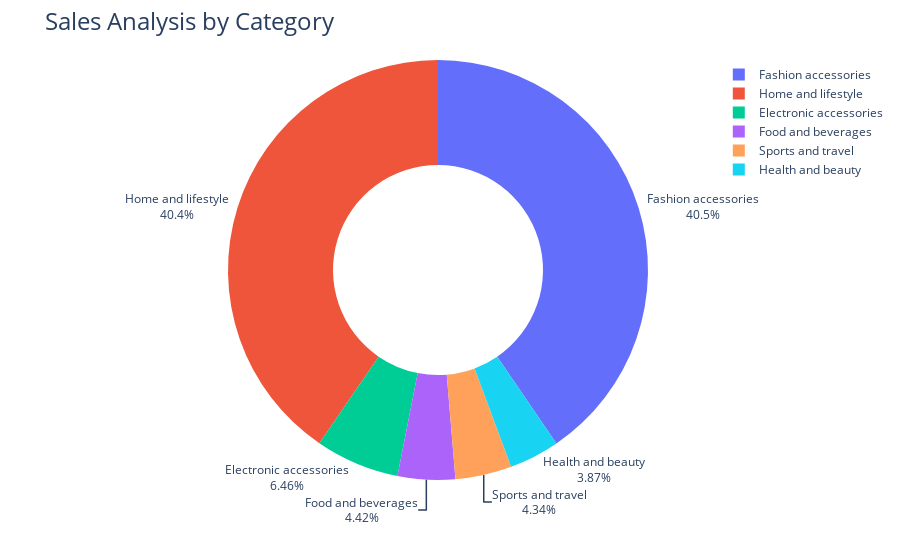

Source (notebook cell):
### Code cell
fig=px.pie(sales_by_category, values="Sales",names="category", hole=0.5)
fig.update_traces(textposition="outside",textinfo="percent+label")
fig.update_layout(title_text="Sales Analysis by Category",title_font=dict(size=24))
fig.show()

### Figure 1 — Plotly figure (JSON) as saved in the notebook; plotly's stock layout.template omitted (floating-point values rounded to 4 significant figures)
{"data": [{"domain": {"x": [0, 1], "y": [0, 1]}, "hole": 0.5, "hovertemplate": "category=%{label}<br>Sales=%{value}<extra></extra>", "labels": ["Electronic accessories", "Fashion accessories", "Food and beverages", "Health and beauty", "Home and lifestyle", "Sports and travel"], "legendgroup": "", "name": "", "showlegend": true, "textinfo": "percent+label", "textposition": "outside", "type": "pie", "values": [78180.0, 489500.0, 53470.0, 46850.0, 489300.0, 52500.0]}], "layout": {"legend": {"tracegroupgap": 0}, "margin": {"t": 60}, "title": {"font": {"size": 24}, "text": "Sales Analysis by Category"}}}
